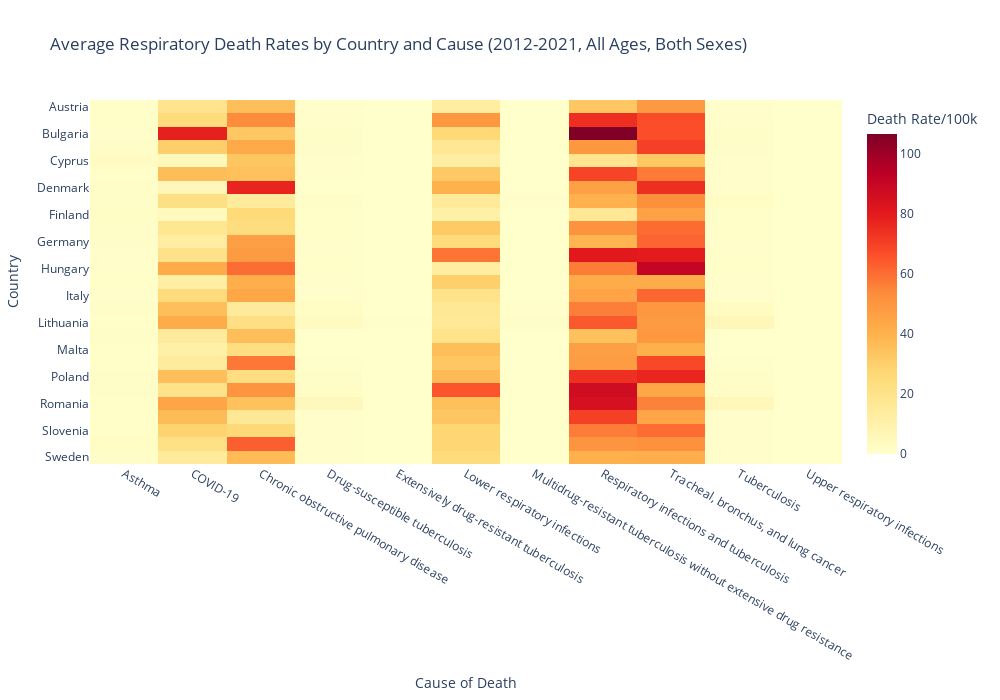

The notebook cell saved with this chart:
### Code cell
## Interactive heatmap

# Filter directly to the needed data
death_rates = gbd[
    (gbd['measure'] == 'Deaths') & 
    (gbd['metric'] == 'Rate') & 
    (gbd['sex'] == 'Both') & 
    (gbd['age'] == 'All ages')
]

# Create pivot table in one step
rate_pivot = death_rates.pivot_table(
    index='location',
    columns='cause',
    values='val',
    aggfunc='mean',
    fill_value=0,
    observed=False
)

# Create interactive heatmap
fig = px.imshow(
    rate_pivot,
    labels=dict(x="Cause of Death", y="Country", color="Death Rate/100k"),
    color_continuous_scale='YlOrRd',
    title='Average Respiratory Death Rates by Country and Cause (2012-2021, All Ages, Both Sexes)',
    aspect="auto"
)

# Customize layout
fig.update_layout(
    xaxis_title="Cause of Death",
    yaxis_title="Country",
    height=700,
    width=1000,
    hovermode="closest"
)

# Improve hover template
fig.update_traces(
    hovertemplate=(
        "<b>Country:</b> %{y}<br>"
        "<b>Cause:</b> %{x}<br>"
        "<b>Death Rate:</b> %{z:.1f} per 100,000"
    )
)


fig.show()


## All locations are not listed - need to fix if keeping this version

### Figure 1 — Plotly figure (JSON) as saved in the notebook; plotly's stock layout.template omitted (floating-point values rounded to 4 significant figures; data arrays with more than 128 entries replaced by an {"elided": "..."} marker saying what was removed)
{"data": [{"coloraxis": "coloraxis", "hovertemplate": "<b>Country:</b> %{y}<br><b>Cause:</b> %{x}<br><b>Death Rate:</b> %{z:.1f} per 100,000", "name": "0", "type": "heatmap", "x": ["Asthma", "COVID-19", "Chronic obstructive pulmonary disease", "Drug-susceptible tuberculosis", "Extensively drug-resistant tuberculosis", "Lower respiratory infections", "Multidrug-resistant tuberculosis without extensive drug resistance", "Respiratory infections and tuberculosis", "Tracheal, bronchus, and lung cancer", "Tuberculosis", "Upper respiratory infections"], "xaxis": "x", "y": ["Austria", "Belgium", "Bulgaria", "Croatia", "Cyprus", "Czechia", "Denmark", "Estonia", "Finland", "France", "Germany", "Greece", "Hungary", "Ireland", "Italy", "Latvia", "Lithuania", "Luxembourg", "Malta", "Netherlands", "Poland", "Portugal", "Romania", "Slovakia", "Slovenia", "Spain", "Sweden"], "yaxis": "y", "z": {"elided": "27x11 float values"}}], "layout": {"coloraxis": {"colorbar": {"title": {"text": "Death Rate/100k"}}, "colorscale": [[0, "rgb(255,255,204)"], [0.125, "rgb(255,237,160)"], [0.25, "rgb(254,217,118)"], [0.375, "rgb(254,178,76)"], [0.5, "rgb(253,141,60)"], [0.625, "rgb(252,78,42)"], [0.75, "rgb(227,26,28)"], [0.875, "rgb(189,0,38)"], [1, "rgb(128,0,38)"]]}, "height": 700, "hovermode": "closest", "title": {"text": "Average Respiratory Death Rates by Country and Cause (2012-2021, All Ages, Both Sexes)"}, "width": 1000, "xaxis": {"anchor": "y", "domain": [0, 1], "title": {"text": "Cause of Death"}}, "yaxis": {"anchor": "x", "autorange": "reversed", "domain": [0, 1], "title": {"text": "Country"}}}}
